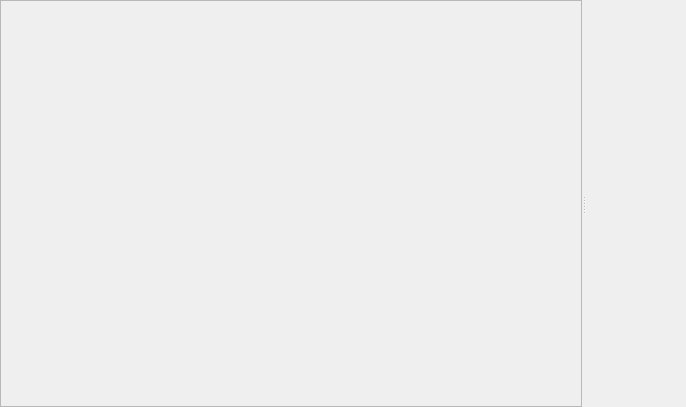
<?xml version="1.0" encoding="UTF-8"?>
<ui version="4.0">
 <class>Editor</class>
 <widget class="QWidget" name="Editor">
  <property name="geometry">
   <rect>
    <x>0</x>
    <y>0</y>
    <width>686</width>
    <height>407</height>
   </rect>
  </property>
  <property name="windowTitle">
   <string/>
  </property>
  <property name="styleSheet">
   <string notr="true"/>
  </property>
  <layout class="QHBoxLayout" name="horizontalLayout">
   <property name="leftMargin">
    <number>0</number>
   </property>
   <property name="topMargin">
    <number>0</number>
   </property>
   <property name="rightMargin">
    <number>0</number>
   </property>
   <property name="bottomMargin">
    <number>0</number>
   </property>
   <item>
    <widget class="QSplitter" name="splitter">
     <property name="orientation">
      <enum>Qt::Horizontal</enum>
     </property>
     <property name="childrenCollapsible">
      <bool>false</bool>
     </property>
     <widget class="QFrame" name="frame">
      <property name="sizePolicy">
       <sizepolicy hsizetype="Preferred" vsizetype="Preferred">
        <horstretch>1</horstretch>
        <verstretch>0</verstretch>
       </sizepolicy>
      </property>
      <property name="frameShape">
       <enum>QFrame::StyledPanel</enum>
      </property>
      <property name="frameShadow">
       <enum>QFrame::Raised</enum>
      </property>
      <layout class="QVBoxLayout" name="verticalLayout">
       <item>
        <widget class="PoseEditor" name="pose_editor" native="true">
         <property name="sizePolicy">
          <sizepolicy hsizetype="Preferred" vsizetype="Preferred">
           <horstretch>0</horstretch>
           <verstretch>1</verstretch>
          </sizepolicy>
         </property>
        </widget>
       </item>
       <item>
        <widget class="ImageNavigation" name="image_navigation" native="true"/>
       </item>
      </layout>
     </widget>
     <widget class="SelectionControls" name="selection_controls" native="true"/>
    </widget>
   </item>
  </layout>
  <action name="action_export_yolo_dataset">
   <property name="text">
    <string>Export YOLO Dataset</string>
   </property>
  </action>
 </widget>
 <customwidgets>
  <customwidget>
   <class>PoseEditor</class>
   <extends>QWidget</extends>
   <header>app/labeller/widgets/pose_editor.h</header>
   <container>1</container>
  </customwidget>
  <customwidget>
   <class>ImageNavigation</class>
   <extends>QWidget</extends>
   <header>app/labeller/widgets/image_navigation.h</header>
   <container>1</container>
  </customwidget>
  <customwidget>
   <class>SelectionControls</class>
   <extends>QWidget</extends>
   <header>app/labeller/widgets/selection_controls.h</header>
   <container>1</container>
  </customwidget>
 </customwidgets>
 <resources/>
 <connections/>
</ui>
